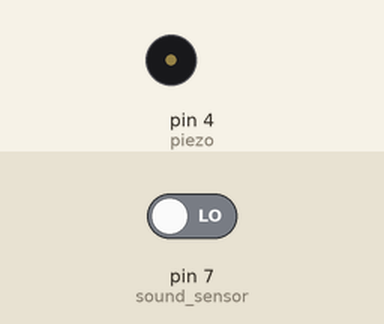
Simulated run of this sketch. Board: Arduino Uno, built with avr-gcc and run on an emulated ATmega328P. Parts: buzzer (waves = sounding, pin HIGH). The test bench sets the inputs (shaded band); at power-on: pin 7 (sound_sensor) LOW.

Above: at 1.2 s.
1.3 s: pin 7 (sound_sensor) driven HIGH
At 2.0 s:
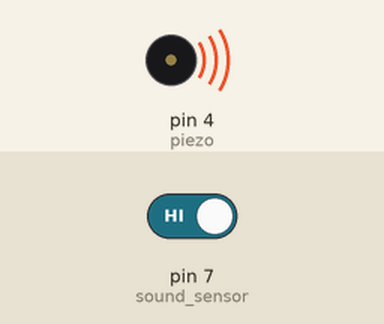
4.3 s: pin 7 (sound_sensor) driven LOW
At 6.2 s:
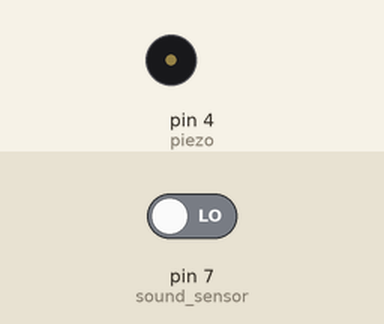
Timing chart, 0 to 7.7 s (numbered marks = the images above; inputs shaded):
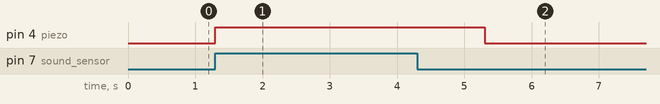

The sketch:

piezo_sound_sensor.ino
```cpp
#define sound_sensor 7
#define piezo 4
void setup() {
  pinMode(piezo,OUTPUT);
}

void loop() {
  if(digitalRead(sound_sensor)==1){
    digitalWrite(piezo,HIGH);
    delay(2000);
    digitalWrite(piezo,LOW);
  }
}
```

Measured:
- after the input at 1.3 s, pin 4 (piezo): LOW → HIGH at once
- after the input at 4.3 s, pin 4 (piezo): HIGH → LOW after 1.0 s
